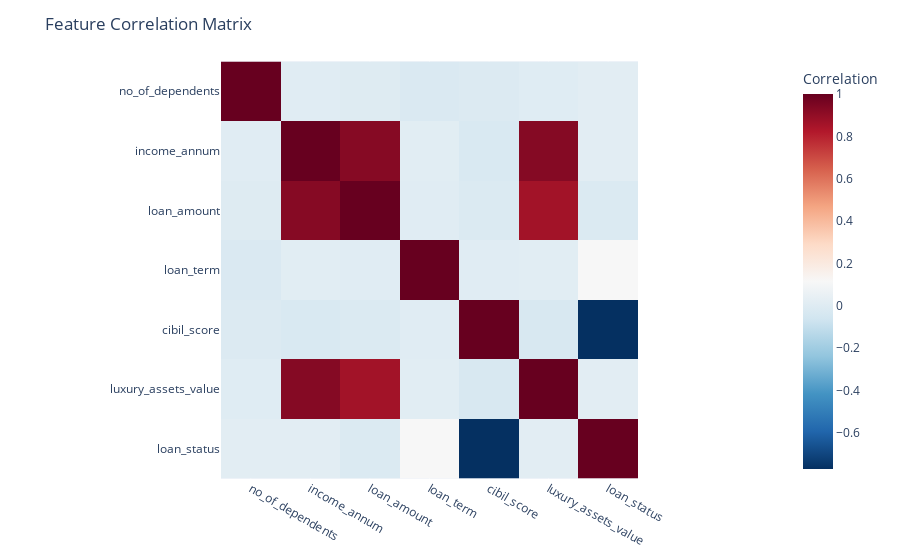

Here is the notebook cell this chart was saved with:
### Code cell
import plotly.express as px
import plotly.graph_objects as go
import plotly.io as pio
from sklearn.metrics import confusion_matrix
# Plot correlation matrix
numeric_cols = data.select_dtypes(include=[np.number]).columns
corr = data[numeric_cols].corr()

fig_correlation_matrix = px.imshow(corr,
                                   labels=dict(color="Correlation"),
                                   color_continuous_scale='RdBu_r')

fig_correlation_matrix.update_layout(title='Feature Correlation Matrix')

### Figure 1 — Plotly figure (JSON) as saved in the notebook; plotly's stock layout.template omitted (floating-point values rounded to 4 significant figures)
{"data": [{"coloraxis": "coloraxis", "hovertemplate": "x: %{x}<br>y: %{y}<br>Correlation: %{z}<extra></extra>", "name": "0", "type": "heatmap", "x": ["no_of_dependents", "income_annum", "loan_amount", "loan_term", "cibil_score", "luxury_assets_value", "loan_status"], "xaxis": "x", "y": ["no_of_dependents", "income_annum", "loan_amount", "loan_term", "cibil_score", "luxury_assets_value", "loan_status"], "yaxis": "y", "z": [[1.0, 0.007266, -0.003366, -0.02011, -0.009998, 0.002817, 0.01811], [0.007266, 1.0, 0.9275, 0.01149, -0.02303, 0.9291, 0.01519], [-0.003366, 0.9275, 1.0, 0.008437, -0.01703, 0.8609, -0.01615], [-0.02011, 0.01149, 0.008437, 1.0, 0.00781, 0.01249, 0.113], [-0.009998, -0.02303, -0.01703, 0.00781, 1.0, -0.02862, -0.7705], [0.002817, 0.9291, 0.8609, 0.01249, -0.02862, 1.0, 0.01546], [0.01811, 0.01519, -0.01615, 0.113, -0.7705, 0.01546, 1.0]]}], "layout": {"coloraxis": {"colorbar": {"title": {"text": "Correlation"}}, "colorscale": [[0, "rgb(5,48,97)"], [0.1, "rgb(33,102,172)"], [0.2, "rgb(67,147,195)"], [0.3, "rgb(146,197,222)"], [0.4, "rgb(209,229,240)"], [0.5, "rgb(247,247,247)"], [0.6, "rgb(253,219,199)"], [0.7, "rgb(244,165,130)"], [0.8, "rgb(214,96,77)"], [0.9, "rgb(178,24,43)"], [1, "rgb(103,0,31)"]]}, "margin": {"t": 60}, "title": {"text": "Feature Correlation Matrix"}, "xaxis": {"anchor": "y", "constrain": "domain", "domain": [0, 1], "scaleanchor": "y"}, "yaxis": {"anchor": "x", "autorange": "reversed", "constrain": "domain", "domain": [0, 1]}}}
